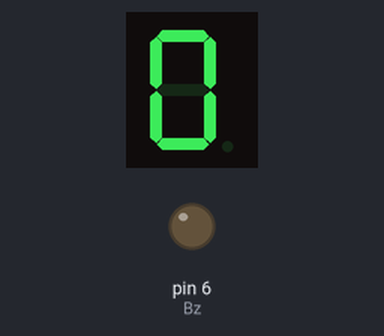
Simulated run of this sketch. Board: Arduino Uno, built with avr-gcc and run on an emulated ATmega328P. Shown: 1-digit seven-segment display, output pins drawn as LEDs (lit = HIGH). Wiring (inferred from the names in the program): 1-digit 7-segment display, segments lit when HIGH: segments pin 13, pin 12, pin 11, pin 10, pin 9, pin 8, pin 7. The segment pins are drawn as the display they are named for; pins used as bus, display or sensor lines are not drawn.

Above: at 1.5 s.
Timing chart, 0 to 40.0 s (numbered marks = the images above):
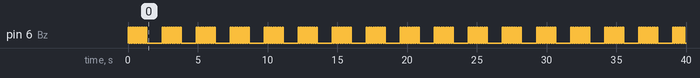

The sketch:

7segment_increment.ino
```cpp
const byte A = 13;
const byte B = 12;
const byte C = 11;
const byte D = 10;
const byte E = 9;
const byte F = 8;
const byte G = 7;
const byte Bz = 6;

void setup() {
  // put your setup code here, to run once:
  pinMode(A,OUTPUT);
  pinMode(B,OUTPUT);
  pinMode(C,OUTPUT);
  pinMode(D,OUTPUT);
  pinMode(E,OUTPUT);
  pinMode(F,OUTPUT);
  pinMode(G,OUTPUT);
  pinMode(Bz,OUTPUT);

}

void loop() {
  // put your main code here, to run repeatedly:
  digitalWrite(A,LOW);// 1
  digitalWrite(B, HIGH);
  digitalWrite(C,HIGH);
  digitalWrite(D, LOW);
  digitalWrite(E,LOW);
  digitalWrite(F, LOW);
  digitalWrite(G, LOW);

  digitalWrite(Bz, HIGH);
  delay(80);
  digitalWrite(Bz, LOW);
  delay(80);


  digitalWrite(A,HIGH); //2
  digitalWrite(B, HIGH);
  digitalWrite(C,LOW);
  digitalWrite(D, HIGH);
  digitalWrite(E,HIGH);
  digitalWrite(F, LOW);
  digitalWrite(G, HIGH);

  digitalWrite(Bz, HIGH);
  delay(80);
  digitalWrite(Bz, LOW);
  delay(80);

  digitalWrite(A,HIGH);//3
  digitalWrite(B, HIGH);
  digitalWrite(C,HIGH);
  digitalWrite(D, HIGH);
  digitalWrite(E,LOW);
  digitalWrite(F, LOW);
  digitalWrite(G, HIGH);

  digitalWrite(Bz, HIGH);
  delay(80);
  digitalWrite(Bz, LOW);
  delay(80);


  digitalWrite(A,LOW);//4
  digitalWrite(B, HIGH);
  digitalWrite(C,HIGH);
  digitalWrite(D, LOW);
  digitalWrite(E,LOW);
  digitalWrite(F, HIGH);
  digitalWrite(G, HIGH);

  digitalWrite(Bz, HIGH);
  delay(80);
  digitalWrite(Bz, LOW);
  delay(80);

  digitalWrite(A,HIGH);//5
  digitalWrite(B, LOW);
  digitalWrite(C,HIGH);
  digitalWrite(D, HIGH);
  digitalWrite(E,LOW);
  digitalWrite(F, HIGH);
  digitalWrite(G, HIGH);

  digitalWrite(Bz, HIGH);
  delay(80);
  digitalWrite(Bz, LOW);
  delay(80);


  digitalWrite(A,HIGH);//6
  digitalWrite(B,LOW);
  digitalWrite(C,HIGH);
  digitalWrite(D, HIGH);
  digitalWrite(E,HIGH);
  digitalWrite(F, HIGH);
  digitalWrite(G, HIGH);


  digitalWrite(Bz, HIGH);
  delay(80);
  digitalWrite(Bz, LOW);
  delay(80);

  digitalWrite(A,HIGH);//7
  digitalWrite(B, HIGH);
  digitalWrite(C,HIGH);
  digitalWrite(D, LOW);
  digitalWrite(E,LOW);
  digitalWrite(F, LOW);
  digitalWrite(G, LOW);

  digitalWrite(Bz, HIGH);
  delay(80);
  digitalWrite(Bz, LOW);
  delay(80);

  digitalWrite(A,HIGH);//8
  digitalWrite(B, HIGH);
  digitalWrite(C,HIGH);
  digitalWrite(D, HIGH);
  digitalWrite(E,HIGH);
  digitalWrite(F, HIGH);
  digitalWrite(G, HIGH);

  digitalWrite(Bz, HIGH);
  delay(80);
  digitalWrite(Bz, LOW);
  delay(80);

  digitalWrite(A,HIGH);//9
  digitalWrite(B, HIGH);
  digitalWrite(C,HIGH);
  digitalWrite(D, HIGH);
  digitalWrite(E,LOW);
  digitalWrite(F, HIGH);
  digitalWrite(G, HIGH);

  digitalWrite(Bz, HIGH);
  delay(80);
  digitalWrite(Bz, LOW);
  delay(80);

  digitalWrite(A,HIGH);//0
  digitalWrite(B, HIGH);
  digitalWrite(C,HIGH);
  digitalWrite(D, HIGH);
  digitalWrite(E,HIGH);
  digitalWrite(F, HIGH);
  digitalWrite(G, LOW);

  delay(1000);


}
```

Measured:
- by itself, pin 6 (Bz): repeats every 2.4 s: 8 × (LOW 0.08 s, HIGH 0.08 s), LOW 1.1 s, HIGH 0.08 s
- by itself, everything shown: repeats every 2.4 s, in 19 steps
